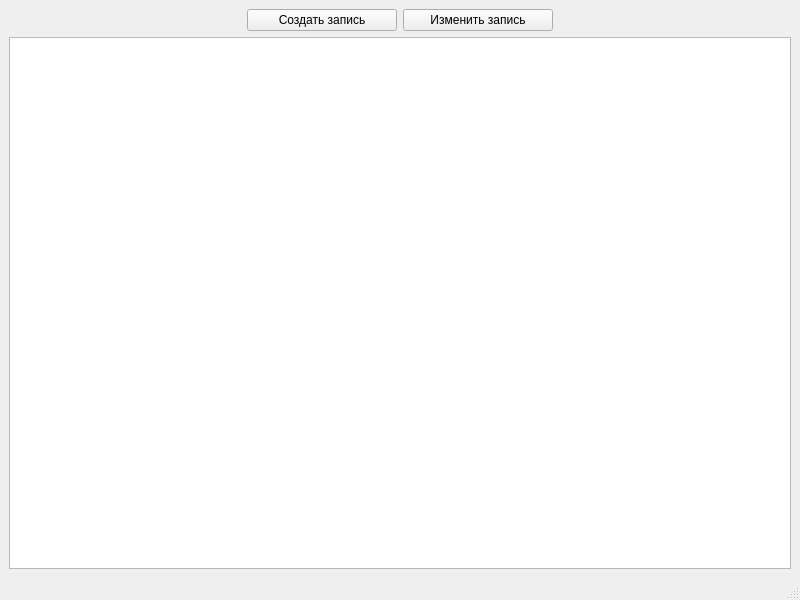
<?xml version="1.0" encoding="UTF-8"?>
<ui version="4.0">
 <class>MainWindow</class>
 <widget class="QMainWindow" name="MainWindow">
  <property name="geometry">
   <rect>
    <x>0</x>
    <y>0</y>
    <width>800</width>
    <height>600</height>
   </rect>
  </property>
  <property name="windowTitle">
   <string>cappuccino</string>
  </property>
  <widget class="QWidget" name="centralwidget">
   <layout class="QHBoxLayout" name="horizontalLayout_2">
    <item>
     <layout class="QVBoxLayout" name="verticalLayout">
      <item>
       <layout class="QHBoxLayout" name="horizontalLayout">
        <item>
         <spacer name="horizontalSpacer">
          <property name="orientation">
           <enum>Qt::Horizontal</enum>
          </property>
          <property name="sizeHint" stdset="0">
           <size>
            <width>40</width>
            <height>20</height>
           </size>
          </property>
         </spacer>
        </item>
        <item>
         <widget class="QPushButton" name="createBtn">
          <property name="minimumSize">
           <size>
            <width>150</width>
            <height>0</height>
           </size>
          </property>
          <property name="text">
           <string>Создать запись</string>
          </property>
         </widget>
        </item>
        <item>
         <widget class="QPushButton" name="changeBtn">
          <property name="minimumSize">
           <size>
            <width>150</width>
            <height>0</height>
           </size>
          </property>
          <property name="text">
           <string>Изменить запись</string>
          </property>
         </widget>
        </item>
        <item>
         <spacer name="horizontalSpacer_2">
          <property name="orientation">
           <enum>Qt::Horizontal</enum>
          </property>
          <property name="sizeHint" stdset="0">
           <size>
            <width>40</width>
            <height>20</height>
           </size>
          </property>
         </spacer>
        </item>
       </layout>
      </item>
      <item>
       <widget class="QTableWidget" name="tableWidget"/>
      </item>
     </layout>
    </item>
   </layout>
  </widget>
  <widget class="QStatusBar" name="statusbar"/>
 </widget>
 <resources/>
 <connections/>
</ui>
